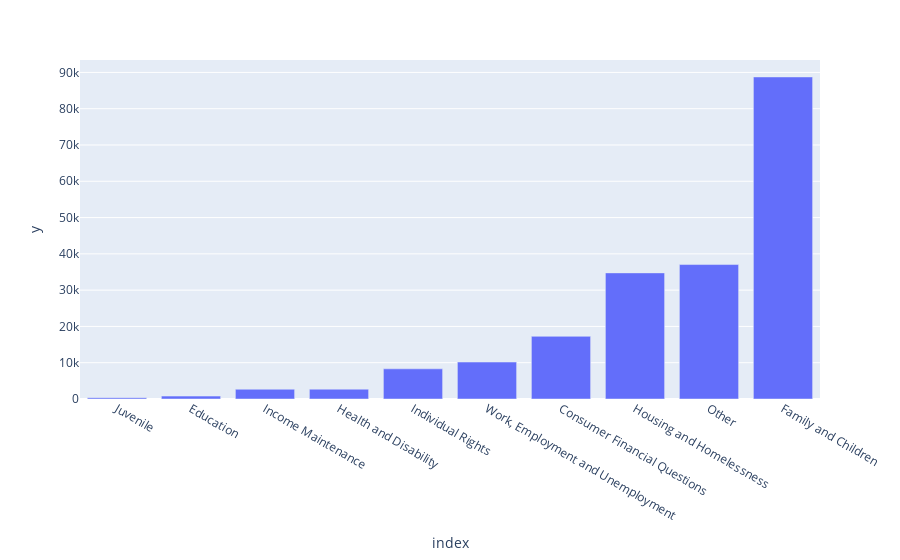

The cell this chart's notebook holds for it:
### Code cell
fig = px.bar(count, x=count.index, y= count.values)
fig.show()

### Figure 1 — Plotly figure (JSON) as saved in the notebook; plotly's stock layout.template omitted (floating-point values rounded to 4 significant figures)
{"data": [{"alignmentgroup": "True", "hovertemplate": "index=%{x}<br>y=%{y}<extra></extra>", "legendgroup": "", "marker": {"color": "#636efa", "pattern": {"shape": ""}}, "name": "", "offsetgroup": "", "orientation": "v", "showlegend": false, "textposition": "auto", "type": "bar", "x": ["Juvenile", "Education", "Income Maintenance", "Health and Disability", "Individual Rights", "Work, Employment and Unemployment", "Consumer Financial Questions", "Housing and Homelessness", "Other", "Family and Children"], "xaxis": "x", "y": [357, 794, 2688, 2707, 8312, 10187, 17273, 34755, 37053, 88753], "yaxis": "y"}], "layout": {"barmode": "relative", "legend": {"tracegroupgap": 0}, "margin": {"t": 60}, "xaxis": {"anchor": "y", "domain": [0, 1], "title": {"text": "index"}}, "yaxis": {"anchor": "x", "domain": [0, 1], "title": {"text": "y"}}}}
